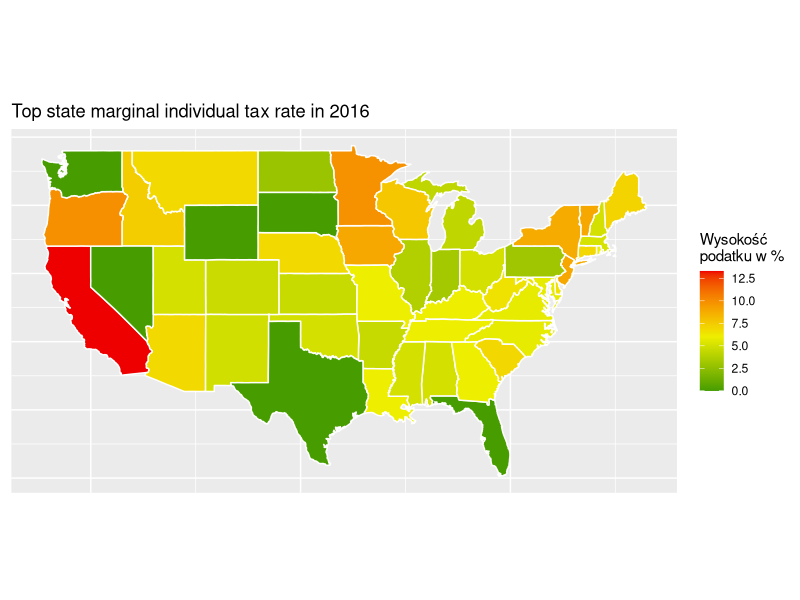

Write the R code that produced this figure.
## ---- chunk 1
library(dplyr)
library(ggplot2)
## ---- chunk 2
states <- map_data("state")
tax <- c(WA = 0, OR = 9.9,  CA = 13.3,  NV = 0, ID = 7.4, MT = 6.9, WY = 0, UT = 5, AZ = 4.54, CO = 4.63, NM = 4.9, TX = 0, ND = 2.9, SD = 0, NE = 6.84, KS = 4.6, OK = 5, MN = 9.85, IA = 8.98, MO = 6, AR = 6.9, LA = 6, WI = 7.65, IL = 3.75, MI = 4.25, IN = 3.3, KU = 6, TN = 6, MS = 5, AL = 5, GA = 6, FL = 0, WV = 6.5, VA = 5.75, PA = 3.07, NY = 8.82, VT = 8.95, NH = 5, ME = 7.15, NC = 5.75, SC = 7, MA = 5.1, RI = 5.99, CT = 6.99, NJ = 8.97, DE = 6.6, MD = 5.75, DC = 8.95, OH = 4.997)

state_names <- c("alabama"="AL", "arizona"="AR", "arkansas"="AZ", "california"="CA", "colorado"="CO", "connecticut"="CT", "district of columbia"="DC", "delaware"="DE", "florida"="FL", "georgia"="GA", "iowa"="IA", "idaho"="ID", "illinois"="IL", "indiana"="IN", "kansas"="KS", "kentucky"="KU", "louisiana"="LA", "massachusetts"="MA", "maryland"="MD", "maine"="ME", "michigan"="MI", "minnesota"="MN", "missouri"="MO", "mississippi"="MS", "montana"="MT", "north carolina"="NC", "north dakota"="ND", "nebraska"="NE", "new hampshire"="NH", "new jersey"="NJ", "new mexico"="NM", "nevada"="NV", "new york"="NY", "ohio"="OH", "oklahoma"="OK", "oregon"="OR", "pennsylvania"="PA", "rhode island"="RI", "south carolina"="SC", "south dakota"="SD", "tennessee"="TN", "texas"="TX", "utah"="UT", "virginia"="VA", "vermont"="VT", "washington"="WA", "wisconsin"="WI", "west virginia"="WV", "wyoming"="WY")

states_tax <- states %>% mutate(tax = sapply(region, function(x) tax[state_names[x]]))
## ---- chunk 3
ggplot(data = states_tax) + 
  geom_polygon(aes(x = long, y = lat, fill = tax, group = group), color = "white") + 
  scale_fill_gradient2(low = "green4", mid = "yellow2", high = "red2", midpoint = 6, name="Wysokość\npodatku w %") +
  coord_fixed(1.3) +
  ggtitle("Top state marginal individual tax rate in 2016") +
  theme(axis.title.x=element_blank(),
        axis.text.x=element_blank(),
        axis.ticks.x=element_blank(),
        axis.title.y=element_blank(),
        axis.text.y=element_blank(),
        axis.ticks.y=element_blank())
